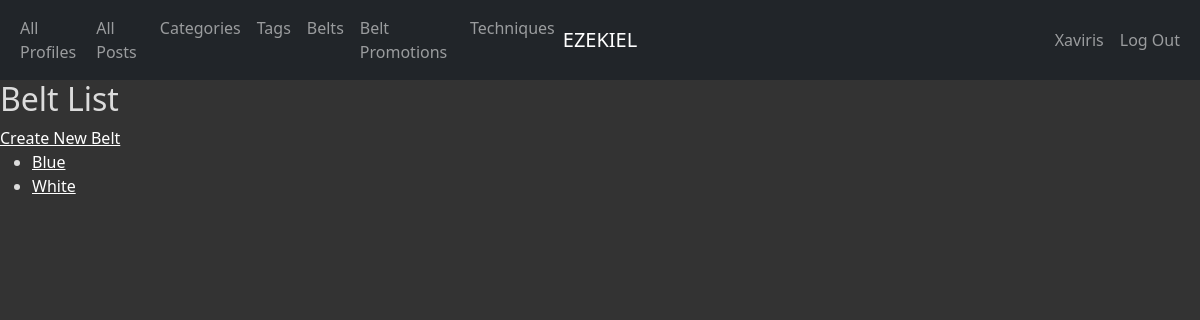
The app's page /belts/ (signed in) with its own data.
### app_info/models.py (models this page shows, shortened)
class Profile(AbstractUser):
    profile_id = models.AutoField(primary_key=True)
    first_name = models.CharField(max_length=45)
    last_name = models.CharField(max_length=45)
    join_date = models.DateTimeField(default=timezone.now)
    profile_picture = models.ImageField(default="")
    banner_picture = models.ImageField(default="")
    belt = models.ForeignKey(Belt, related_name='profiles', on_delete=models.PROTECT)
    def get_absolute_url(self):
        return reverse('app_info_profile_detail_urlpattern',
                       kwargs={'pk': self.pk}
                       )
    class Meta:
        ordering = ['first_name']

class Belt(models.Model):
    belt_id = models.AutoField(primary_key=True)
    name = models.CharField(max_length=45)
    def __str__(self):
        return '%s' % (self.name)
    def get_absolute_url(self):
        return reverse('app_info_belt_detail_urlpattern',
                       kwargs={'pk': self.pk}
                       )
    class Meta:
        ordering = ['name']

### app_info/views.py (the view)
class BeltList(ListView):
    model = Belt

### app_info/templates/app_info/belt_list.html (shortened to what this page needs)
{% extends 'app_info/base.html' %}
{% block content %}
<h2>Belt List</h2>
{% block create_button %}
    <a
            href="{% url 'app_info_belt_create_urlpattern' %}"
            class="button button-primary">
        Create New Belt</a>
{% endblock %}
<ul>
    {% for belt in belt_list %}
    <li>
        <a href="{{ belt.get_absolute_url }}">{{ belt }}</a>
    </li>
    {% empty %}
    <li><em>There are currently no belts available</em></li>
    {% endfor %}
</ul>
{% endblock %}

### app_info/templates/app_info/base.html (shortened to what this page needs)
{% load static %}
<!DOCTYPE html>
<html lang="en">
<head>
  {% load bootstrap5 %}
  {% bootstrap_css %}
        <link rel="stylesheet" type="text/css"
          href="{% static 'app_info/cover.css' %}">
        <link rel="stylesheet" type="text/css"
          href="{% static 'app_info/profile.css' %}">
</head>
<body>
<nav class="navbar navbar-expand-md navbar-dark bg-dark">
    <div class="container-fluid">
        <div class="navbar-collapse collapse w-100 order-1 order-md-0 dual-collapse2">
            <ul class="navbar-nav me-auto">
            <li class="nav-item">
                <a class="nav-link" href="{% url 'app_info_profile_list_urlpattern' %}">
                    All Profiles</a></li>
            <li class="nav-item">
                <a class="nav-link" href="{% url 'app_info_post_list_urlpattern' %}">
                    All Posts</a>
            </li>
            <li class="nav-item">
                <a class="nav-link" href="{% url 'app_info_category_list_urlpattern' %}">
                    Categories</a>
            </li>
            <li class="nav-item">
                <a class="nav-link" href="{% url 'app_info_tag_list_urlpattern' %}">
                    Tags</a>
            </li>
            <li class="nav-item">
                <a class="nav-link" href="{% url 'app_info_belt_list_urlpattern' %}">
                    Belts</a>
            </li>
            <li class="nav-item">
                <a class="nav-link" href="{% url 'app_info_belt_promotion_post_list_urlpattern' %}">
                    Belt Promotions</a>
            </li>
            <li class="nav-item">
                <a class="nav-link" href="{% url 'app_info_technique_list_urlpattern' %}">
                    Techniques</a>
            </li>
            </ul>
        </div>
        <div class="mx-auto order-0">
            <a class="navbar-brand mx-auto" href="/">EZEKIEL</a>
        </div>
        <div class="navbar-collapse collapse w-100 order-3 dual-collapse2">
            <ul class="navbar-nav ms-auto">
                <li class="nav-item">
                    {% if user.is_authenticated %}
                    <li><a class="nav-link" href="{{ user.get_absolute_url }}">
                        {{ user.username }}</a></li>
                {% else %}
                    <li><a class="nav-link" href="{% url 'app_info_profile_create_urlpattern'%}">Sign Up</a></li>
                {% endif %}
                </li>
                <li class="nav-item">
                    {% if user.is_authenticated %}
                    <li><a class="nav-link" href="{% url 'logout_urlpattern' %}">
                        Log Out</a></li>
                {% else %}
                    <li><a class="nav-link" href="{% url 'login_urlpattern' %}">
                        Login</a></li>
                {% endif %}
                </li>
            </ul>
        </div>
    </div>
</nav>
{% block content %}{% endblock %}
</body>
</html>

### static/app_info/cover.css (style rules this page uses)
a, a:focus, a:hover { color: #fff; }
html, body { height: 100%; background-color: #333; }
div, h2, h3, em, li, span, label, td, th, p { color: gainsboro; }

### records on screen
Profile: username "Xaviris"
Belt: name "Blue"
Belt: name "White"
